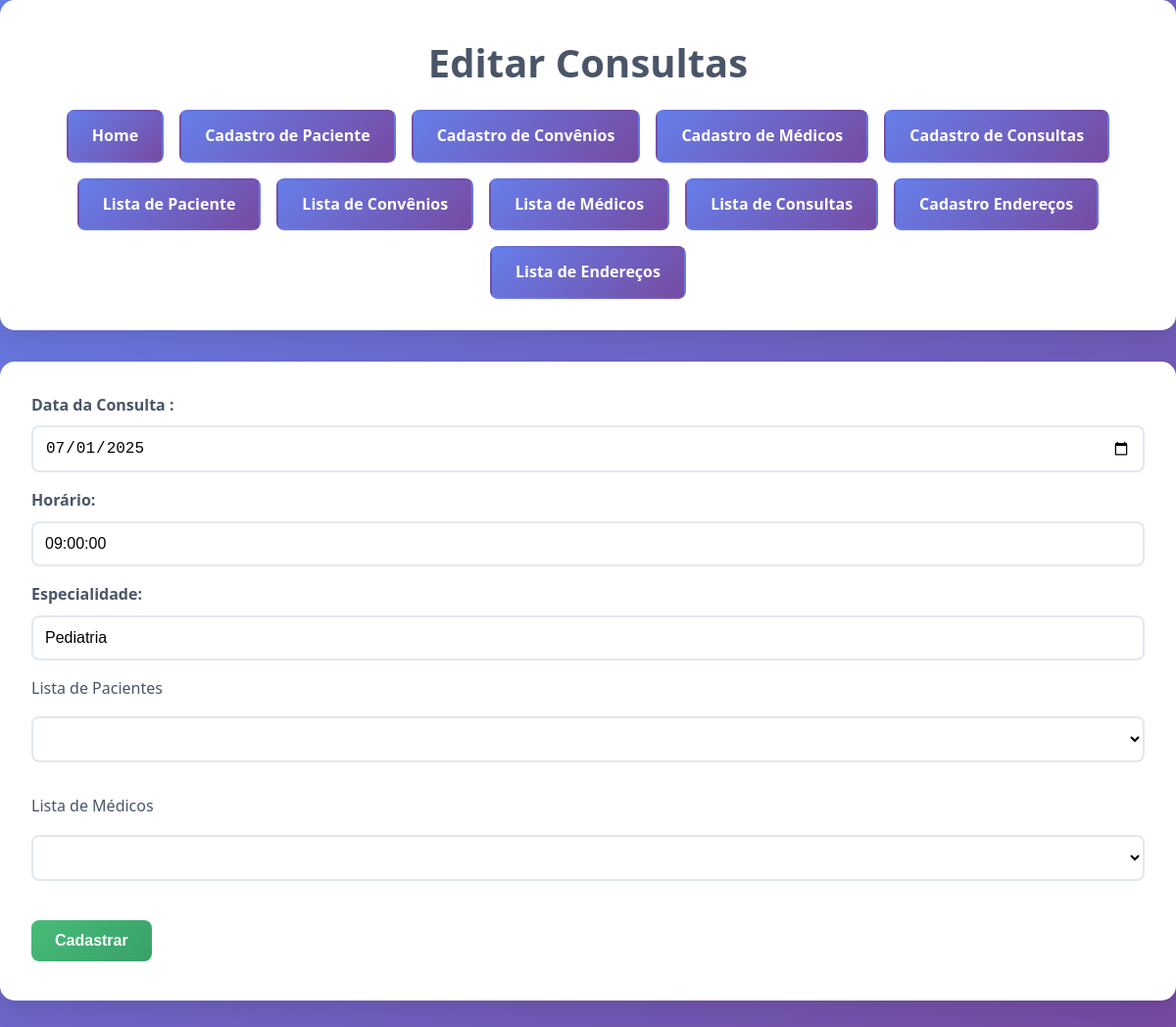
The page /frontend/form_consultas.php?id=1 on the database its author committed.
### tables this page shows
CREATE TABLE consultas (
  id INT NOT NULL AUTO_INCREMENT PRIMARY KEY,
  data DATE NOT NULL,
  horas TIME NOT NULL,
  especialidade VARCHAR(20) NOT NULL,
  paciente_id INT NOT NULL,
  medico_id INT NOT NULL,
  FOREIGN KEY (paciente_id) REFERENCES pacientes(id) ON DELETE CASCADE,
  FOREIGN KEY (medico_id) REFERENCES medico(id) ON DELETE CASCADE
);

### Conexao.php (called while the page is built)
<?php
class Conexao{
    public static function getInstance(){
        $db_dbhost = "localhost";
        $db_name = "gestaodb";
        $db_user = "root";
        $db_pass = "";
        try{
        $pdo =new PDO("mysql:host={$db_dbhost};dbname={$db_name};",$db_user,$db_pass);
        $pdo->setAttribute(PDO::ATTR_ERRMODE, PDO::ERRMODE_EXCEPTION);
        $pdo->setAttribute(PDO::ATTR_DEFAULT_FETCH_MODE, PDO::FETCH_ASSOC);
         return $pdo;
        }catch(PDOException $e){
        die("Erro de conexão com o banco".$e->getMessage());
        }
    }
}
?>

### backend/DAO/ConsultaDAO.php (called while the page is built, shortened)
<?php
require_once '../Conexao.php';
require_once '../backend/Model/Consulta.php';
class ConsultaDAO{
    private $bd;
    public function __construct()
    {
      $this->bd = Conexao::getInstance();
    }
        public function getById($id):? Consultas{
        $sql="SELECT * FROM consultas WHERE id=:id";
        $stmt= $this->bd->prepare($sql);
        $stmt->execute([':id'=>$id]);
        $row = $stmt->fetch(PDO::FETCH_ASSOC);
        return $row ? new Consultas($row['id'],
                                      $row['data'],
                                      $row['horas'],
                                      $row['especialidade'],
                                      $row['paciente_id'],
                                      $row['medico_id']
        ):null;
        }
    }
?>

### backend/Model/Consulta.php (called while the page is built, shortened)
<?php
class Consultas
{
    private string $data;
    private string $horas;
    private string $especialidade;
    public function __construct(?int $id,$data,$horas,$especialidade,$paciente_id,$medico_id)
    {
        $this->data = $data;
        $this->horas = $horas;
        $this->especialidade = $especialidade;
    }
      public function getData(){
        return $this->data;
    }
      public function getHoras(){
        return $this->horas;
    }
      public function getEspecialidade(){
        return $this->especialidade;
    }
}

### backend/DAO/PacienteDAO.php (called while the page is built, shortened)
<?php
require_once '../Conexao.php';
require_once '../backend/Model/Paciente.php';
class PacienteDAO
{
     private $bd;
    public function __construct()
    {
        $this->bd = Conexao::getInstance();
    }
    public function getAll()
    {
        $sql = "SELECT * FROM pacientes";
        $pacientes = [];
        $stmt = $this->bd->query($sql);
        while ($row = $stmt->fetch(PDO::FETCH_ASSOC)) {
            $pacientes[] = new Paciente(
                $row['id'],
                $row['nome'],
                $row['sobrenome'],
                $row['data_nascimento'],
                $row['sexo'],
                $row['data_cadastro']
            );
        }
        return $pacientes;
    }
}

### backend/Model/Paciente.php (called while the page is built, shortened)
<?php
class Paciente{
    private ?int $id;
    public function __construct(?int $id,$nome,$sobrenome, $data_nascimento,$sexo,$data_cadastro){
     $this->id =  $id;
    }
     public function getId(){
        return $this->id;
     }
    }
?>

### backend/DAO/MedicoDAO.php (called while the page is built, shortened)
<?php
require_once '../Conexao.php';
require_once '../backend/Model/Medico.php';
class MedicoDAO{
 private $bd;
 public function __construct()
 {
    $this-> bd = Conexao::getInstance();
 }
 public function getAll(){
    $sql="SELECT * FROM medico";
    $medicos=[];
    $stmt= $this->bd->query($sql);
    while($row =$stmt->fetch(PDO::FETCH_ASSOC)){
$medicos[] = new Medicos($row['id'],$row['nome'],$row['especialidade'],$row['crm']);
    }
   return $medicos;
 }
}
?>

### backend/Model/Medico.php (called while the page is built, shortened)
<?php
class Medicos
{
    private ?int $id;
    public function __construct(?int $id, $nome, $especialidade, $crm)
    {
        $this->id = $id;
    }
    public function getId(){
        return $this->id;
    }
}

### frontend/form_consultas.php (the view, shortened to what this page needs)
<?php
require_once '../backend/Model/Consulta.php';
require_once '../backend/DAO/PacienteDAO.php';
require_once '../backend/DAO/MedicoDAO.php';
require_once '../backend/DAO/ConsultaDAO.php';
$dao= new ConsultaDAO;
$pacienteDao= new PacienteDAO();
$medicoDao = new MedicoDAO();
$pacientes= $pacienteDao->getAll();
$medicos= $medicoDao->getAll();
$consultas=null;
if(isset($_GET['id'])){
$consultas= $dao->getById($_GET['id']);
}
?>
<!DOCTYPE html>
<html lang="pt-br">
<head>
    <link rel="stylesheet" href="../css/style.css">
</head>
<body>
    <header>
  <h1><?=$consultas?"Editar  Consultas":"Cadastro de Consultas"?></h1>
  <nav>
    <ul>
        <li><a href="../index.php">Home</a></li>
        <li><a href="form_consultas.php">Cadastro de Paciente</a></li>
        <li><a href="form_convenio.php">Cadastro de Convênios</a></li>
        <li><a href="form_medicos.php">Cadastro de Médicos</a></li>
        <li><a href="form_consultas.php">Cadastro de Consultas</a></a></li>
        <li><a href="lista_paciente.php">Lista de Paciente</a></li>
        <li><a href="lista_convenio.php">Lista de Convênios</a></li>
        <li><a href="lista_medicos.php">Lista de Médicos</a></li>
        <li><a href="lista_consultas.php">Lista de Consultas</a></li>
        <li><a href="form_endereco.php">Cadastro Endereços</a></li>
        <li><a href="lista_endereco.php">Lista de Endereços</a></li>
    </ul>
  </nav>
    </header>
    <form action="form_consultas.php" method="post">
    <div>
        <label for="data">Data da Consulta :</label>
        <input type="date" name="data" id="data" required value="<?=$consultas?$consultas->getData():''?>">
    </div>
        <div>
        <label for="horas">Horário:</label>
        <input type="text" name="horas" id="horas" required value="<?=$consultas?$consultas->getHoras():''?>">
    </div>
        <div>
        <label for="especialidade">Especialidade:</label>
        <input type="text" name="especialidade" id="especialidade" required value="<?=$consultas?$consultas->getEspecialidade():''?>">
    </div>
    <p>Lista de Pacientes</p>
    <div>
        <select name="paciente_id" id="paciente_id">
            <option></option>
            <?php foreach($pacientes as $paciente):?>
             <option value="<?=$paciente->getId()?>"><?=$paciente->getNome()?></option>
               <?php endforeach;?>
        </select>
    </div>
    <p>Lista de Médicos</p>
    <div>
        <select name="medico_id" id="medico_id">
            <option></option>
            <?php foreach($medicos as $medico):?>
             <option value="<?=$medico->getId()?>"><?=$medico->getNome()?></option>
            <?php endforeach;?>
        </select>
    </div>
    <button type="submit">Cadastrar</button>
    </form>
</body>
</html>

### css/style.css (style rules this page uses)
* { margin: 0; padding: 0; box-sizing: border-box; }
body { font-family: 'Segoe UI', Tahoma, Geneva, Verdana, sans-serif; background: linear-gradient(135deg, #667eea 0%, #764ba2 100%); min-height: 100vh; color: #333; line-height: 1.6; }
header { background: white; padding: 2rem; border-radius: 15px; box-shadow: 0 10px 25px rgba(0,0,0,0.1); margin-bottom: 2rem; }
header h1 { color: #4a5568; font-size: 2.5rem; margin-bottom: 1rem; text-align: center; }
nav { margin-top: 1rem; }
nav ul { list-style: none; display: flex; flex-wrap: wrap; gap: 1rem; justify-content: center; }
nav ul li { margin: 0; }
ul { list-style-type: none; padding-left: 0; }
nav a { display: inline-block; padding: 0.75rem 1.5rem; background: linear-gradient(135deg, #667eea, #764ba2); color: white; text-decoration: none; border-radius: 8px; font-weight: 600; transition: all 0.3s ease; border: 2px solid transparent; }
form { background: white; padding: 2rem; border-radius: 15px; box-shadow: 0 10px 25px rgba(0,0,0,0.1); margin-bottom: 2rem; }
.form-group, div { display: flex; flex-direction: column; margin-bottom: 1rem; }
label { font-weight: 600; color: #4a5568; margin-bottom: 0.5rem; }
input[type="text"], input[type="email"], input[type="password"], input[type="date"], input[type="time"], input[type="number"], select, textarea { padding: 0.75rem; border: 2px solid #e2e8f0; border-radius: 8px; font-size: 1rem; transition: border-color 0.3s ease; background: white; }
button, .btn { padding: 0.75rem 1.5rem; border: none; border-radius: 8px; font-size: 1rem; font-weight: 600; cursor: pointer; transition: all 0.3s ease; text-decoration: none; display: inline-block; text-align: center; background: linear-gradient(135deg, #667eea, #764ba2); color: white; margin: 0.5rem 0; }
button[type="submit"] { background: linear-gradient(135deg, #48bb78, #38a169); }
a { color: #667eea; text-decoration: none; transition: color 0.3s ease; }
p { margin-bottom: 1rem; color: #4a5568; }
select[name="paciente_id"], select[name="medico_id"] { margin-bottom: 1rem; }
h1, h2, h3 { color: #4a5568; margin-bottom: 1rem; }
h1 { font-size: 2.5rem; }
.card, form, .table-container { animation: fadeIn 0.3s ease; }

### rows shown on the page
consultas: data "07/01/2025", horas "09:00:00", especialidade "Pediatria"
